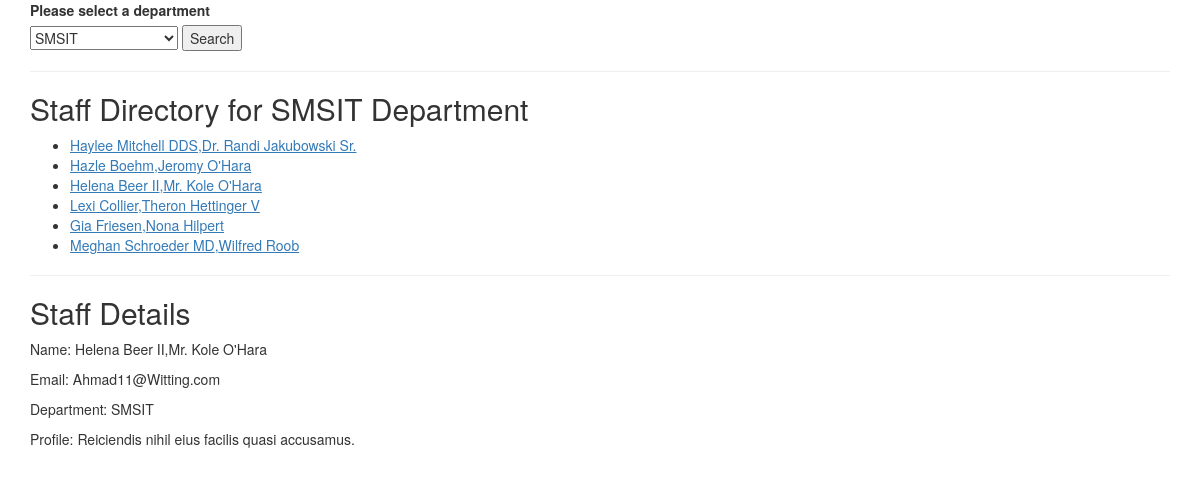
The app's page /index.php?department=SMSIT&staffid=26 with its own data.
### tables this page shows
CREATE TABLE IF NOT EXISTS `staffdirectory` (
  `id` int(11) NOT NULL,
  `fname` varchar(100) NOT NULL,
  `lname` varchar(100) NOT NULL,
  `email` varchar(100) NOT NULL,
  `profile` varchar(200) NOT NULL,
  `department` varchar(100) NOT NULL
);

### Staff.php (called while the page is built)
<?php
class Staff {
    private $db;
    public function __construct($db) {
        $this->db = $db;
    }
    public function getDepartments() {
        $sql = "SELECT DISTINCT(department) FROM staffdirectory";
        $pdostmt = $this->db->prepare($sql);
        $pdostmt->execute();
        $departments = $pdostmt->fetchAll(PDO::FETCH_ASSOC);
        return $departments;
    }
    public function getStaffsByDepartment($department) {
        $sql = "SELECT * FROM staffdirectory WHERE department = :department";
        $pdostmt = $this->db->prepare($sql);
        $pdostmt->bindValue(':department', $department, PDO::PARAM_STR);
        $pdostmt->execute();
        $staffs = $pdostmt->fetchAll(PDO::FETCH_ASSOC);
        return $staffs;
    }
    public function getStaff($id) {
         $sql = "SELECT * FROM staffdirectory WHERE id = :id";
        $pdostmt = $this->db->prepare($sql);
        $pdostmt->bindValue(':id', $id, PDO::PARAM_STR);
        $pdostmt->execute();
        $staff = $pdostmt->fetch(PDO::FETCH_ASSOC);
        return $staff;
    }
}

### index.php (the view, shortened to what this page needs)
<?php
require "Database.php";
require "Staff.php";
$db = Database::dbConnect();
$staff = new Staff($db);
$departments = $staff->getDepartments();
$department = "";
if (isset($_GET["department"])) {
    $department = $_GET["department"];
    $staffs = $staff->getStaffsByDepartment($department);
}
?>
<!DOCTYPE html>
<html lang="en">
    <head>
        <link rel="stylesheet" href="https://maxcdn.bootstrapcdn.com/bootstrap/3.3.7/css/bootstrap.min.css">
        <link rel="stylesheet" href="style.css">
    </head>
    <body>
        <div class="container">
            <form action="index.php" method="GET">
                <div class="form-group">
                    <label for="department">Please select a department</label>
                    <select name="department">
                        <?php foreach($departments as $d) {?>
                        <option value="<?=$d["department"]?>" <?=($d["department"] == $department) ? "selected" : ""?> ><?=$d["department"]?></option>
                        <?php } ?>
                    </select>
                    <input type="submit" value="Search" />
                </div>
            </form>
            <?php if (count($staffs) > 0) { ?>
            <div id="staffs">
                <hr />
                <h2>Staff Directory for <?=$department?> Department</h2>
                <ul>
                    <?php foreach($staffs as $s) {
                        $staffLink = 'index.php?department=' . $department . '&staffid=' . $s['id'];
                    ?>
                    <li><a href="<?=$staffLink?>"><?=($s["fname"] . ',' . $s["lname"])?></a></li>
                    <?php } ?>
                </ul>
            </div>
            <?php } ?>
            <?php if (isset($_GET['staffid'])) {
                $id = $_GET['staffid'];
                $staffDetail = $staff->getStaff($id);
            ?>
            <div id="staff">
                <hr />
                <h2>Staff Details</h2>
                <p>Name: <?=($staffDetail["fname"] . ',' . $staffDetail["lname"])?></p>
                <p>Email: <?=$staffDetail["email"]?></p>
                <p>Department: <?=$staffDetail["department"]?></p>
                <p>Profile: <?=$staffDetail["profile"]?></p>
            </div>
            <?php } ?>
        </div>
    </body>
</html>

### style.css (style rules this page uses)
label { display: block; }
a { text-decoration: underline; }

### records on screen
staffdirectory: fname "Haylee Mitchell DDS", lname "Dr. Randi Jakubowski Sr."
staffdirectory: fname "Hazle Boehm", lname "Jeromy O'Hara"
staffdirectory: fname "Helena Beer II", lname "Mr. Kole O'Hara", email "Ahmad11@Witting.com", department "SMSIT", profile "Reiciendis nihil eius facilis quasi accusamus."
staffdirectory: fname "Lexi Collier", lname "Theron Hettinger V"
staffdirectory: fname "Gia Friesen", lname "Nona Hilpert"
staffdirectory: fname "Meghan Schroeder MD", lname "Wilfred Roob"

### other values on screen
$department "SMSIT"
form field department "SMSIT"
